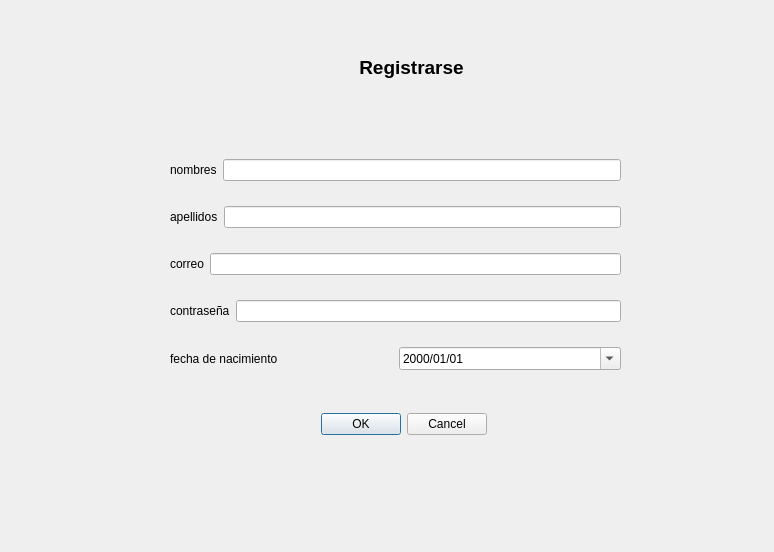
<?xml version="1.0" encoding="UTF-8"?>
<ui version="4.0">
 <class>Widget_SigUp</class>
 <widget class="QWidget" name="Widget_SigUp">
  <property name="geometry">
   <rect>
    <x>0</x>
    <y>0</y>
    <width>774</width>
    <height>552</height>
   </rect>
  </property>
  <property name="windowTitle">
   <string>SigIn</string>
  </property>
  <widget class="QDialogButtonBox" name="buttonBox">
   <property name="geometry">
    <rect>
     <x>320</x>
     <y>410</y>
     <width>167</width>
     <height>29</height>
    </rect>
   </property>
   <property name="standardButtons">
    <set>QDialogButtonBox::StandardButton::Cancel|QDialogButtonBox::StandardButton::Ok</set>
   </property>
  </widget>
  <widget class="QWidget" name="layoutWidget">
   <property name="geometry">
    <rect>
     <x>170</x>
     <y>140</y>
     <width>451</width>
     <height>251</height>
    </rect>
   </property>
   <layout class="QVBoxLayout" name="verticalLayout_2">
    <item>
     <layout class="QHBoxLayout" name="horizontalLayout_2">
      <item>
       <widget class="QLabel" name="label">
        <property name="text">
         <string>nombres</string>
        </property>
       </widget>
      </item>
      <item>
       <widget class="QLineEdit" name="txt_name"/>
      </item>
     </layout>
    </item>
    <item>
     <layout class="QHBoxLayout" name="horizontalLayout_3">
      <item>
       <widget class="QLabel" name="label_2">
        <property name="text">
         <string>apellidos</string>
        </property>
       </widget>
      </item>
      <item>
       <widget class="QLineEdit" name="txt_lastname"/>
      </item>
     </layout>
    </item>
    <item>
     <layout class="QHBoxLayout" name="horizontalLayout_4">
      <item>
       <widget class="QLabel" name="label_3">
        <property name="text">
         <string>correo</string>
        </property>
       </widget>
      </item>
      <item>
       <widget class="QLineEdit" name="txt_correo"/>
      </item>
     </layout>
    </item>
    <item>
     <layout class="QHBoxLayout" name="horizontalLayout_5">
      <item>
       <widget class="QLabel" name="label_4">
        <property name="text">
         <string>contraseña</string>
        </property>
       </widget>
      </item>
      <item>
       <widget class="QLineEdit" name="txt_pass"/>
      </item>
     </layout>
    </item>
    <item>
     <layout class="QHBoxLayout" name="horizontalLayout">
      <item>
       <widget class="QLabel" name="label_5">
        <property name="text">
         <string>fecha de nacimiento</string>
        </property>
       </widget>
      </item>
      <item>
       <widget class="QDateEdit" name="date_birthday">
        <property name="displayFormat">
         <string>yyyy/MM/dd</string>
        </property>
        <property name="calendarPopup">
         <bool>true</bool>
        </property>
       </widget>
      </item>
     </layout>
    </item>
   </layout>
  </widget>
  <widget class="QLabel" name="label_6">
   <property name="geometry">
    <rect>
     <x>331</x>
     <y>52</y>
     <width>161</width>
     <height>31</height>
    </rect>
   </property>
   <property name="toolTip">
    <string>&lt;html&gt;&lt;head/&gt;&lt;body&gt;&lt;p align=&quot;center&quot;&gt;Iniciar Sesión&lt;/p&gt;&lt;/body&gt;&lt;/html&gt;</string>
   </property>
   <property name="text">
    <string>&lt;html&gt;&lt;head/&gt;&lt;body&gt;&lt;p align=&quot;center&quot;&gt;&lt;span style=&quot; font-size:14pt; font-weight:700;&quot;&gt;Registrarse&lt;/span&gt;&lt;/p&gt;&lt;/body&gt;&lt;/html&gt;</string>
   </property>
  </widget>
 </widget>
 <resources/>
 <connections/>
</ui>
